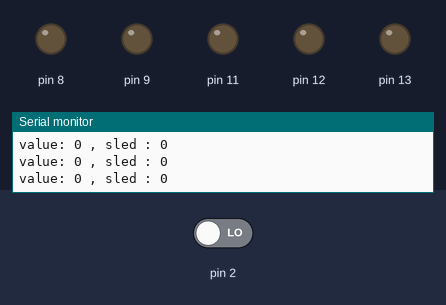
This sketch was run on a simulated Arduino Uno, built with avr-gcc and run on an emulated ATmega328P. On the bench: output pins drawn as LEDs (lit = HIGH), the last lines printed to the serial monitor. Dashed ring = blinking. Inputs (shaded band) come from the test bench; at power-on: pin 2 LOW.

Above: at 1.5 s.
1.6 s: pin 2 driven HIGH
At 1.87 s:
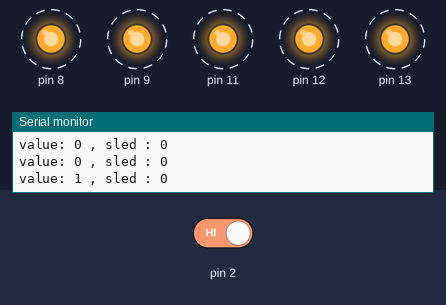
4.6 s: pin 2 driven LOW
At 4.6 s:
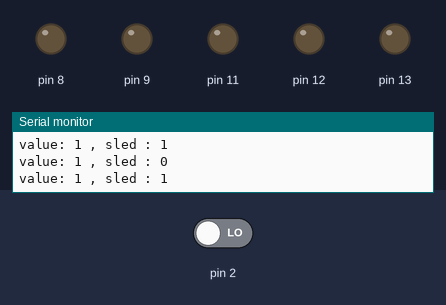
Timing chart, 0 to 7.6 s (numbered marks = the images above; inputs shaded):
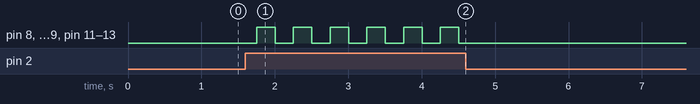

Measured:
- after the input at 1.6 s, pin 8, pin 9, pin 11–13: alternates HIGH for 0.25 s and LOW for 0.25 s, starting after 0.15 s
- after the input at 4.6 s, pin 8, pin 9, pin 11–13: stops changing and stays LOW

The sketch:

ex16.ino
```cpp
int sled = 0; // 최초 sled  값 0 , 꺼진 상태 0
              // sled 값 1 , 켜진 상태 1
// 2번핀에 연결된 버튼을 토글 버튼으로 만들기  LED켜기 <===> LED끄기
void setup() {
 Serial.begin(9600);
 pinMode(13, OUTPUT); // LED 연결 (디지털 신호 출력)
 pinMode(12, OUTPUT);
 pinMode(11, OUTPUT);
 pinMode(9, OUTPUT);
 pinMode(8, OUTPUT);
 pinMode(2, INPUT); // 버튼 연결 (디지털 신호 입력)
}
void loop() {
  delay(250);
  int value = digitalRead(2); // 0:LOW, 1:HIGH
  Serial.print("value: ");
  Serial.print(value);
  Serial.print(" , ");
  Serial.print("sled : ");
  Serial.println(sled); // 아두이노 -> 컴퓨터
  if(value == HIGH) { // 버튼을 눌렀을 때
    if(sled==1){ sled=0; }else{sled=1;}
  }


  if(sled == 1) { // sled == 1
    digitalWrite(13, HIGH); // LED 켜기
    digitalWrite(12, HIGH);
    digitalWrite(11, HIGH);
    digitalWrite(9, HIGH);
    digitalWrite(8, HIGH);
  }else { // sled == 0
    digitalWrite(13, LOW);  // LED 끄기
    digitalWrite(12, LOW);
    digitalWrite(11, LOW);
    digitalWrite(9, LOW);
    digitalWrite(8, LOW);
  }
}
```
